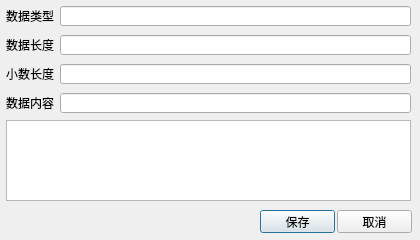
<?xml version="1.0" encoding="UTF-8"?>
<ui version="4.0">
 <class>DialogModifyCell</class>
 <widget class="QDialog" name="DialogModifyCell">
  <property name="geometry">
   <rect>
    <x>0</x>
    <y>0</y>
    <width>420</width>
    <height>240</height>
   </rect>
  </property>
  <property name="minimumSize">
   <size>
    <width>420</width>
    <height>240</height>
   </size>
  </property>
  <property name="maximumSize">
   <size>
    <width>420</width>
    <height>240</height>
   </size>
  </property>
  <property name="font">
   <font>
    <family>Microsoft YaHei</family>
    <pointsize>9</pointsize>
   </font>
  </property>
  <property name="contextMenuPolicy">
   <enum>Qt::DefaultContextMenu</enum>
  </property>
  <property name="windowTitle">
   <string>编辑单元格</string>
  </property>
  <widget class="QLabel" name="label">
   <property name="geometry">
    <rect>
     <x>6</x>
     <y>6</y>
     <width>51</width>
     <height>20</height>
    </rect>
   </property>
   <property name="text">
    <string>数据类型</string>
   </property>
  </widget>
  <widget class="QLineEdit" name="lineEdit">
   <property name="geometry">
    <rect>
     <x>60</x>
     <y>6</y>
     <width>351</width>
     <height>20</height>
    </rect>
   </property>
   <property name="readOnly">
    <bool>true</bool>
   </property>
  </widget>
  <widget class="QLabel" name="label_2">
   <property name="geometry">
    <rect>
     <x>6</x>
     <y>35</y>
     <width>54</width>
     <height>20</height>
    </rect>
   </property>
   <property name="text">
    <string>数据长度</string>
   </property>
  </widget>
  <widget class="QLineEdit" name="lineEdit_2">
   <property name="geometry">
    <rect>
     <x>60</x>
     <y>35</y>
     <width>351</width>
     <height>20</height>
    </rect>
   </property>
   <property name="readOnly">
    <bool>true</bool>
   </property>
  </widget>
  <widget class="QLabel" name="label_3">
   <property name="geometry">
    <rect>
     <x>6</x>
     <y>64</y>
     <width>54</width>
     <height>20</height>
    </rect>
   </property>
   <property name="text">
    <string>小数长度</string>
   </property>
  </widget>
  <widget class="QLineEdit" name="lineEdit_3">
   <property name="geometry">
    <rect>
     <x>60</x>
     <y>64</y>
     <width>351</width>
     <height>20</height>
    </rect>
   </property>
   <property name="readOnly">
    <bool>true</bool>
   </property>
  </widget>
  <widget class="QTextEdit" name="textEdit">
   <property name="geometry">
    <rect>
     <x>6</x>
     <y>120</y>
     <width>405</width>
     <height>81</height>
    </rect>
   </property>
   <property name="readOnly">
    <bool>true</bool>
   </property>
  </widget>
  <widget class="QPushButton" name="pushButton">
   <property name="geometry">
    <rect>
     <x>260</x>
     <y>210</y>
     <width>75</width>
     <height>23</height>
    </rect>
   </property>
   <property name="text">
    <string>保存</string>
   </property>
  </widget>
  <widget class="QPushButton" name="pushButton_2">
   <property name="geometry">
    <rect>
     <x>337</x>
     <y>210</y>
     <width>75</width>
     <height>23</height>
    </rect>
   </property>
   <property name="text">
    <string>取消</string>
   </property>
  </widget>
  <widget class="QLabel" name="label_4">
   <property name="geometry">
    <rect>
     <x>6</x>
     <y>93</y>
     <width>54</width>
     <height>20</height>
    </rect>
   </property>
   <property name="text">
    <string>数据内容</string>
   </property>
  </widget>
  <widget class="QLineEdit" name="lineEdit_4">
   <property name="geometry">
    <rect>
     <x>60</x>
     <y>93</y>
     <width>351</width>
     <height>20</height>
    </rect>
   </property>
  </widget>
 </widget>
 <resources/>
 <connections/>
</ui>
